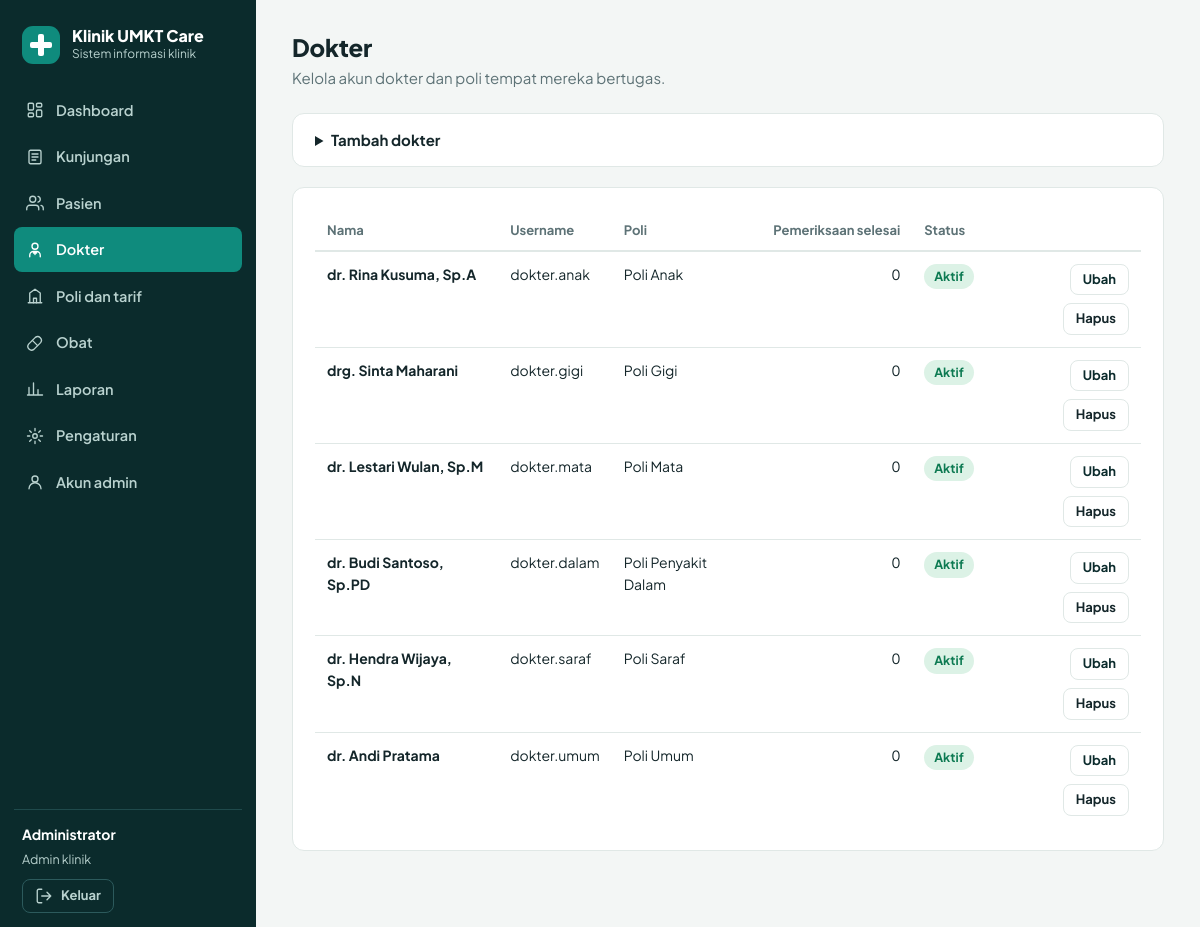
The app's page /admin/dokter.php (signed in) with its own data.
### tables this page shows
CREATE TABLE dokter (
    id INT UNSIGNED NOT NULL AUTO_INCREMENT PRIMARY KEY,
    poli_id INT UNSIGNED NOT NULL,
    username VARCHAR(50) NOT NULL UNIQUE,
    nama VARCHAR(100) NOT NULL,
    password_hash VARCHAR(255) NOT NULL,
    aktif TINYINT(1) NOT NULL DEFAULT 1,
    dibuat_at TIMESTAMP NOT NULL DEFAULT CURRENT_TIMESTAMP,
    CONSTRAINT fk_dokter_poli FOREIGN KEY (poli_id) REFERENCES poli(id)
);

CREATE TABLE poli (
    id INT UNSIGNED NOT NULL AUTO_INCREMENT PRIMARY KEY,
    kode VARCHAR(5) NOT NULL UNIQUE,
    nama VARCHAR(80) NOT NULL UNIQUE,
    tarif_pemeriksaan INT UNSIGNED NOT NULL DEFAULT 50000,
    aktif TINYINT(1) NOT NULL DEFAULT 1
);

### includes/helpers.php (called while the page is built, shortened)
<?php
function e($nilai): string
{
    return htmlspecialchars((string) $nilai, ENT_QUOTES | ENT_SUBSTITUTE, 'UTF-8');
}
function url(string $path = ''): string
{
    return BASE_URL . '/' . ltrim($path, '/');
}
function post(string $nama, string $default = ''): string
{
    $v = $_POST[$nama] ?? $default;
    return is_string($v) ? trim($v) : $default;
}

### includes/bootstrap.php (called while the page is built, shortened)
<?php
function config(string $kunci)
{
    return $GLOBALS['CONFIG'][$kunci] ?? null;
}
function db(): PDO
{
    static $pdo = null;
    if ($pdo instanceof PDO) {
        return $pdo;
    }
    $dsn = sprintf('mysql:host=%s;port=%s;dbname=%s;charset=utf8mb4',
        config('db_host'), config('db_port'), config('db_name'));
    try {
        $pdo = new PDO($dsn, (string) config('db_user'), (string) config('db_pass'), [
            PDO::ATTR_ERRMODE            => PDO::ERRMODE_EXCEPTION,
            PDO::ATTR_DEFAULT_FETCH_MODE => PDO::FETCH_ASSOC,
            PDO::ATTR_EMULATE_PREPARES   => false,
        ]);
        $pdo->exec("SET time_zone = '" . date('P') . "'");
    } catch (PDOException $e) {
        error_log('Koneksi database gagal: ' . $e->getMessage());
        error_page(config('debug')
            ? 'Koneksi database gagal: ' . $e->getMessage()
            : 'Tidak dapat terhubung ke database. Periksa config.php dan pastikan database.sql sudah diimpor.');
    }
    return $pdo;
}
function q(string $sql, array $params = []): PDOStatement
{
    $stmt = db()->prepare($sql);
    $stmt->execute($params);
    return $stmt;
}
function fetch_all(string $sql, array $params = []): array
{
    return q($sql, $params)->fetchAll();
}
function fetch_one(string $sql, array $params = []): ?array
{
    $row = q($sql, $params)->fetch();
    return $row === false ? null : $row;
}
require __DIR__ . '/helpers.php';
require __DIR__ . '/auth.php';
require __DIR__ . '/domain.php';
require __DIR__ . '/layout.php';

### includes/domain.php (called while the page is built, shortened)
<?php
function pengaturan(string $kunci, string $default = ''): string
{
    static $semua = null;
    if ($semua === null) {
        $semua = array_column(fetch_all('SELECT kunci, nilai FROM pengaturan'), 'nilai', 'kunci');
    }
    return $semua[$kunci] ?? $default;
}

### includes/auth.php (called while the page is built, shortened)
<?php
function current_user(string $peran): ?array
{
    static $cache = [];
    if (array_key_exists($peran, $cache)) {
        return $cache[$peran];
    }
    $id = $_SESSION['auth'][$peran] ?? null;
    $tabel = TABEL_PERAN[$peran];
    $sql = "SELECT * FROM {$tabel} WHERE id = ?" . ($peran === 'dokter' ? ' AND aktif = 1' : '');
    $baris = fetch_one($sql, [(int) $id]);
    return $cache[$peran] = $baris;
}
function require_login(string $peran): array
{
    $user = current_user($peran);
    return $user;
}

### admin/dokter.php (the view, shortened to what this page needs)
<?php
require __DIR__ . '/../includes/bootstrap.php';
$admin = require_login('admin');
$error = '';
$editId = (int) ($_GET['edit'] ?? post('id'));
$edit = $editId > 0 ? fetch_one('SELECT * FROM dokter WHERE id = ?', [$editId]) : null;
$rows = fetch_all(
    "SELECT d.*, p.nama AS poli_nama, (SELECT COUNT(*) FROM kunjungan k WHERE k.dokter_id = d.id AND k.status = 'selesai') AS jml_periksa
     FROM dokter d JOIN poli p ON p.id = d.poli_id ORDER BY p.nama, d.nama");
page_start('Dokter', 'panel', ['peran' => 'admin', 'sub' => 'Kelola akun dokter dan poli tempat mereka bertugas.']);
?>
<details class="lipat"<?= ($edit || $error) ? ' open' : '' ?>>
    <summary><?= $edit ? 'Ubah dokter' : 'Tambah dokter' ?></summary>
</details>
<section class="kartu">
    <?php if (!$rows): ?><div class="kosong"><strong>Belum ada dokter</strong>Tambahkan dokter agar pasien bisa diperiksa.</div><?php else: ?>
    <div class="tabel-bungkus"><table>
        <thead><tr><th>Nama</th><th>Username</th><th>Poli</th><th class="rata-kanan">Pemeriksaan selesai</th><th>Status</th><th></th></tr></thead>
        <tbody><?php foreach ($rows as $r): ?>
            <tr><td><strong><?= e($r['nama']) ?></strong></td><td><?= e($r['username']) ?></td><td><?= e($r['poli_nama']) ?></td>
                <td class="rata-kanan angka"><?= (int) $r['jml_periksa'] ?></td>
                <td><?= $r['aktif'] ? '<span class="badge badge-hijau">Aktif</span>' : '<span class="badge badge-abu">Nonaktif</span>' ?></td>
                <td class="rata-kanan nowrap"><div class="aksi" style="justify-content:flex-end">
                    <a class="btn btn-kecil btn-sekunder" href="dokter.php?edit=<?= (int) $r['id'] ?>">Ubah</a>
                    <form method="post" class="inline" data-konfirmasi="Hapus akun <?= e($r['nama']) ?>?"><button class="btn btn-kecil btn-ghost" type="submit">Hapus</button></form>
                </div></td></tr>
        <?php endforeach; ?></tbody>
    </table></div><?php endif; ?>
</section>
<?php page_end();

### includes/layout.php (shortened to what this page needs)
<?php
function icon(string $nama): string
{
    static $path = [
        'dashboard'  => '<rect x="3" y="3" width="7" height="9" rx="1.5"/><rect x="14" y="3" width="7" height="5" rx="1.5"/><rect x="14" y="12" width="7" height="9" rx="1.5"/><rect x="3" y="16" width="7" height="5" rx="1.5"/>',
        'antrean'    => '<path d="M8 6h13M8 12h13M8 18h13M3 6h.01M3 12h.01M3 18h.01"/>',
        'riwayat'    => '<path d="M3 12a9 9 0 1 0 3-6.7L3 8"/><path d="M3 3v5h5M12 7v5l3 2"/>',
        'kunjungan'  => '<rect x="4" y="3" width="16" height="18" rx="2"/><path d="M8 8h8M8 12h8M8 16h5"/>',
        'pasien'     => '<path d="M17 21v-2a4 4 0 0 0-4-4H5a4 4 0 0 0-4 4v2"/><circle cx="9" cy="7" r="4"/><path d="M23 21v-2a4 4 0 0 0-3-3.87M16 3.13a4 4 0 0 1 0 7.75"/>',
        'dokter'     => '<circle cx="12" cy="7" r="4"/><path d="M5 21v-2a5 5 0 0 1 5-5h4a5 5 0 0 1 5 5v2M12 14v4M10 16h4"/>',
        'poli'       => '<path d="M3 21h18M5 21V8l7-5 7 5v13"/><path d="M10 21v-6h4v6"/>',
        'obat'       => '<path d="M10.5 20.5a5 5 0 0 1-7-7l9-9a5 5 0 0 1 7 7z"/><path d="M8.5 8.5l7 7"/>',
        'laporan'    => '<path d="M4 20V10M10 20V4M16 20v-7M22 20H2"/>',
        'pengaturan' => '<circle cx="12" cy="12" r="3"/><path d="M12 2v3M12 19v3M2 12h3M19 12h3M4.9 4.9l2.1 2.1M17 17l2.1 2.1M4.9 19.1L7 17M17 7l2.1-2.1"/>',
        'akun'       => '<circle cx="12" cy="8" r="4"/><path d="M4 21a8 8 0 0 1 16 0"/>',
        'keluar'     => '<path d="M9 21H5a2 2 0 0 1-2-2V5a2 2 0 0 1 2-2h4"/><path d="M16 17l5-5-5-5M21 12H9"/>',
    ];
    return '<svg class="ikon" viewBox="0 0 24 24" fill="none" stroke="currentColor" stroke-width="1.8" stroke-linecap="round" stroke-linejoin="round" aria-hidden="true">'
        . ($path[$nama] ?? '') . '</svg>';
}
function nav_menu(string $peran): array
{
    return match ($peran) {
        'admin' => [
            ['index.php',      'Dashboard',     'dashboard'],
            ['kunjungan.php',  'Kunjungan',     'kunjungan'],
            ['pasien.php',     'Pasien',        'pasien'],
            ['dokter.php',     'Dokter',        'dokter'],
            ['poli.php',       'Poli dan tarif', 'poli'],
            ['obat.php',       'Obat',          'obat'],
            ['laporan.php',    'Laporan',       'laporan'],
            ['pengaturan.php', 'Pengaturan',    'pengaturan'],
            ['akun.php',       'Akun admin',    'akun'],
        ],
        'dokter' => [
            ['index.php',   'Antrean pasien',   'antrean'],
            ['riwayat.php', 'Riwayat', 'riwayat'],
        ],
        default => [],
    };
}
function brand_html(bool $gelap = true): string
{
    return '<div class="brand' . ($gelap ? '' : ' brand-terang') . '"><span class="logo" aria-hidden="true"></span>'
        . '<span><strong>' . e(pengaturan('nama_klinik', 'Klinik UMKT Care')) . '</strong><small>Sistem informasi klinik</small></span></div>';
}
function logout_form(string $peran, string $kelas = 'btn btn-ghost btn-kecil'): string
{
    return '<form method="post" action="' . e(url($peran . '/logout.php')) . '" class="inline">' . csrf_field()
        . '<button type="submit" class="' . $kelas . '">' . icon('keluar') . ' Keluar</button></form>';
}
function html_head(string $judul, array $opsi): void
{
    $nama = pengaturan('nama_klinik', 'Klinik UMKT Care');
    echo '<!DOCTYPE html><html lang="id"><head><meta charset="utf-8">'
        . '<meta name="viewport" content="width=device-width, initial-scale=1">'
        . '<title>' . e($judul) . ' | ' . e($nama) . '</title>';
    echo '<link rel="preconnect" href="https://fonts.googleapis.com"><link rel="preconnect" href="https://fonts.gstatic.com" crossorigin>'
        . '<link rel="stylesheet" href="https://fonts.googleapis.com/css2?family=Plus+Jakarta+Sans:wght@400;500;600;700;800&display=swap">'
        . '<link rel="stylesheet" href="' . e(url('assets/style.css')) . '">'
        . '</head>';
}
function page_start(string $judul, string $layout = 'publik', array $opsi = []): void
{
    html_head($judul, $opsi);
    $peran = $opsi['peran'] ?? null;
    if ($layout === 'panel' && $peran) {
        $user = current_user($peran);
        $aktif = basename($_SERVER['SCRIPT_NAME']);
        $label = $peran === 'admin' ? 'Admin klinik' : 'Dokter';
        echo '<body class="panel"><a class="lewati" href="#konten">Lewati ke konten</a><div class="app">';
        echo '<aside class="sidebar" id="sidebar">' . brand_html() . '<nav class="menu" aria-label="Menu utama">';
        foreach (nav_menu($peran) as [$file, $nama, $ikon]) {
            $kelas = $file === $aktif || ($aktif === 'periksa.php' && $file === 'index.php') || ($aktif === 'nota.php' && $file === 'kunjungan.php') ? ' aktif' : '';
            echo '<a class="menu-item' . $kelas . '" href="' . e(url($peran . '/' . $file)) . '"' . ($kelas ? ' aria-current="page"' : '') . '>' . icon($ikon) . '<span>' . e($nama) . '</span></a>';
        }
        echo '</nav><div class="sidebar-user"><div><strong>' . e($user['nama'] ?? '') . '</strong><small>' . $label . '</small></div>'
            . logout_form($peran, 'btn btn-ghost-gelap btn-kecil') . '</div></aside>';
        echo '<div class="utama"><header class="topbar-mobile"><button type="button" class="btn btn-ghost btn-kecil" id="buka-menu" aria-controls="sidebar" aria-expanded="false">Menu</button>'
            . '<strong>' . e($judul) . '</strong></header>';
        echo '<main class="isi" id="konten"><div class="judul-halaman"><h1>' . e($judul) . '</h1>'
            . (!empty($opsi['sub']) ? '<p>' . e($opsi['sub']) . '</p>' : '') . '</div>' . flash_render();
        return;
    }
}
function page_end(): void
{
    $layout = $GLOBALS['layout_aktif'] ?? 'publik';
    echo '</main>';
    if ($layout === 'panel') {
        echo '</div></div>';
    }
    echo '<script src="' . e(url('assets/app.js')) . '" defer></script></body></html>';
}

### records on screen
dokter: nama "dr. Rina Kusuma, Sp.A", username "dokter.anak", poli.nama "Poli Anak", jml_periksa "0", aktif "Aktif"
dokter: nama "drg. Sinta Maharani", username "dokter.gigi", poli.nama "Poli Gigi", jml_periksa "0", aktif "Aktif"
dokter: nama "dr. Lestari Wulan, Sp.M", username "dokter.mata", poli.nama "Poli Mata", jml_periksa "0", aktif "Aktif"
dokter: nama "dr. Budi Santoso, Sp.PD", username "dokter.dalam", poli.nama "Poli Penyakit Dalam", jml_periksa "0", aktif "Aktif"
dokter: nama "dr. Hendra Wijaya, Sp.N", username "dokter.saraf", poli.nama "Poli Saraf", jml_periksa "0", aktif "Aktif"
dokter: nama "dr. Andi Pratama", username "dokter.umum", poli.nama "Poli Umum", jml_periksa "0", aktif "Aktif"

### other values on screen
pengaturan('nama_klinik', 'Klinik UMKT Care') "Klinik UMKT Care"
$nama "Dashboard"
$nama "Kunjungan"
$nama "Pasien"
$nama "Dokter"
$nama "Poli dan tarif"
$nama "Obat"
$nama "Laporan"
$nama "Pengaturan"
$nama "Akun admin"
$user['nama'] "Administrator"
$label "Admin klinik"
$judul "Dokter"
$opsi['sub'] "Kelola akun dokter dan poli tempat mereka bertugas."
